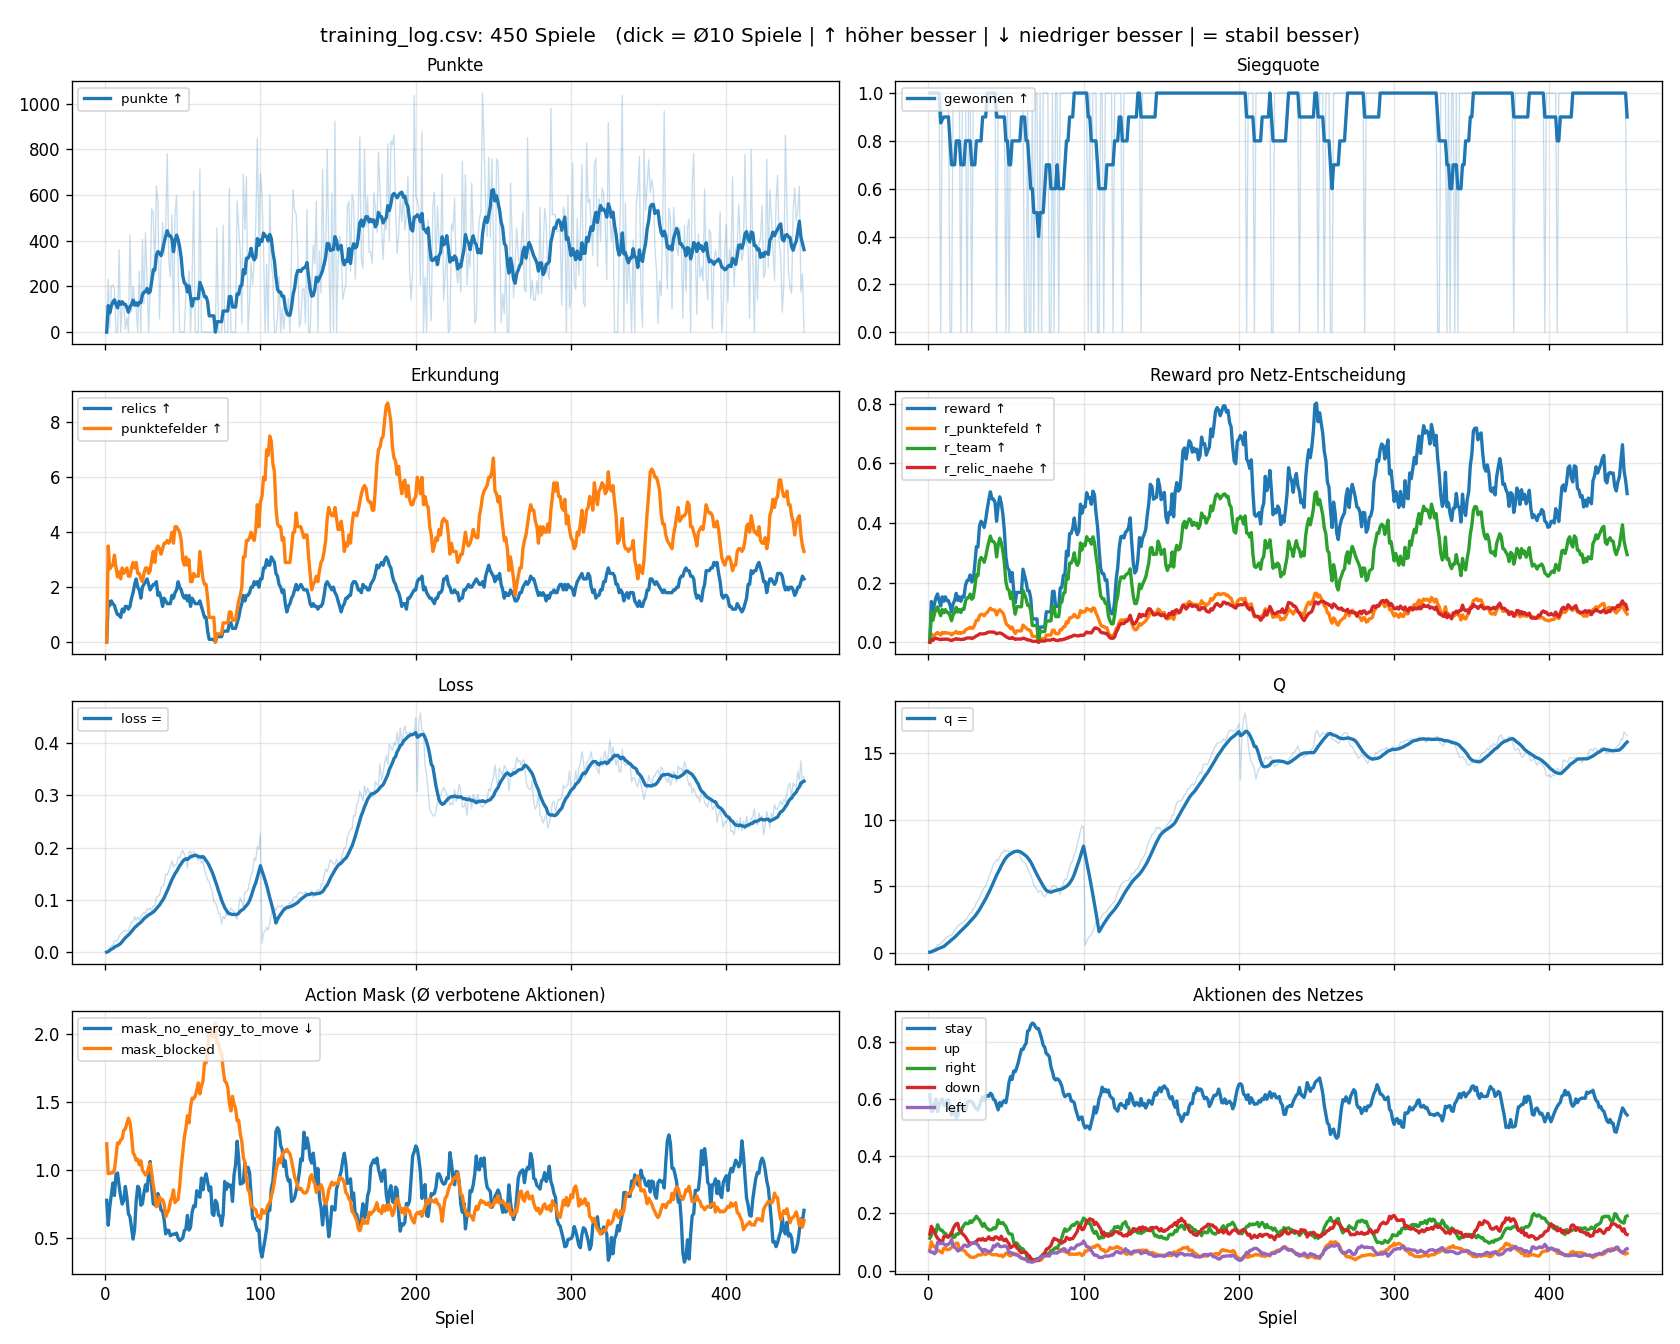

Write Python code to recreate this figure.
"""
TrainingLog = Protokoll des Trainings. Nach jedem Spiel (nur bei train=True):
  1. eine Zeile an training_log.csv anhängen   (für Kurven, bleibt über alle Läufe erhalten)
  2. Konsole: Werte dieses Spiels + Schnitt der letzten WINDOW Spiele mit Trend zum Schnitt davor
  3. plot(): Entwicklung über alle Spiele als Grafik (Abschnitte wie in der Konsole, PNG neben der CSV)
     .venv/bin/python agents/team_eric_v2/training_log.py [pfad/zur.csv]

Neue Kennzahl: in Agent._log_game() eintragen und in _print() im passenden Abschnitt anzeigen.
Soll sie einen Trend bekommen -> Anzeigename in TREND, dann self._trends(history, "<kennzahl>").
Regeln (safety_*, mask_*) und Reward-Terme (r_*) erscheinen automatisch, ohne Änderung hier.
Ziel jeder Kennzahl (↑ / ↓ / =) steht in GOAL; danach bewertet der Trend "besser", "schlechter", "stabil".
Ändern sich die Kennzahlen, wird die alte CSV umbenannt und eine neue begonnen.
"""
import csv
import os
from datetime import datetime

import numpy as np

ACTION_NAMES = ["stay", "up", "right", "down", "left"]   # Index = Lux-Aktion
WINDOW = 10                                               # Spiele pro gleitendem Schnitt
TREND = {                                                 # Kennzahl -> Name in der Konsole
    "gewonnen": "Siegquote",
    "punkte": "Punkte",
    "reward": "Reward",
    "loss": "Loss",
    "q": "Q",
}
# Was ist gut? "↑" höher besser, "↓" niedriger besser, "=" langfristig stabil besser, fehlt = nur Info
GOAL = {
    "siege": "↑", "gewonnen": "↑", "punkte": "↑", "relics": "↑", "punktefelder": "↑", "reward": "↑",
    "loss": "=",                       # darf schwanken, aber nicht dauerhaft wachsen
    "q": "=",                          # steigt beim Lernen, danach stabil; dauerhaft wachsend = explodiert
    "mask_blocked": "",                # hängt vor allem von der Karte ab
}
GOAL_PREFIX = {"r_": "↑", "mask_": "↓"}   # Standard für automatisch erkannte Spalten
LEGEND = "↑ höher besser | ↓ niedriger besser | = stabil besser"
STABLE = 0.1                              # Änderung bis 10 % gilt bei "=" als stabil
PANELS = [                                # plot(): Titel -> Spalten ("präfix*" = alle passenden Spalten)
    ("Punkte", ["punkte"]),
    ("Siegquote", ["gewonnen"]),
    ("Erkundung", ["relics", "punktefelder"]),
    ("Reward pro Netz-Entscheidung", ["reward", "r_*"]),
    ("Loss", ["loss"]),
    ("Q", ["q"]),
    ("Action Mask (Ø verbotene Aktionen)", ["mask_*"]),
    ("Safety Rules (Anteil Entscheidungen)", ["safety_*"]),
    ("Aktionen des Netzes", ACTION_NAMES),
]


def goal(key):
    """Zielrichtung einer Kennzahl: '↑', '↓', '=' oder '' (nur Info)."""
    if key in GOAL:
        return GOAL[key]
    return next((g for prefix, g in GOAL_PREFIX.items() if key.startswith(prefix)), "")


class TrainingLog:
    def __init__(self, path):
        self.path = path

    def add(self, row):
        """Ein Spiel eintragen und den Fortschritt ausgeben."""
        history = self._read()
        row = {"spiel": len(history) + 1, **row}
        row = {k: v if isinstance(v, int) else round(float(v), 4) for k, v in row.items()}
        if history and list(history[0]) != list(row):   # Kennzahlen geändert -> neue Datei
            os.replace(self.path, self.path.replace(".csv", f"_{datetime.now():%Y%m%d_%H%M%S}.csv"))
            history, row["spiel"] = [], 1
        self._append(row, header=not history)
        self._print(row, history + [row])

    def plot(self, save=True, show=True):
        """Entwicklung über alle Spiele der CSV. Dünn = einzelne Spiele, dick = Schnitt über WINDOW Spiele.
        Panels ohne passende Spalten (z.B. noch keine Safety-Regel) werden weggelassen."""
        import matplotlib.pyplot as plt   # erst hier: der Agent selbst braucht matplotlib nicht

        history = self._read()
        if not history:
            print(f"Keine Daten in {self.path}")
            return
        columns, games = list(history[0]), [h["spiel"] for h in history]
        panels = [(title, [c for p in patterns for c in columns
                           if c == p or (p.endswith("*") and c.startswith(p[:-1]))])
                  for title, patterns in PANELS]
        panels = [(title, cols) for title, cols in panels if cols]

        rows = -(-len(panels) // 2)
        fig, axes = plt.subplots(rows, 2, figsize=(14, 2.8 * rows), sharex=True, squeeze=False)
        for ax, (title, cols) in zip(axes.flat, panels):
            for c in cols:
                values = np.array([h[c] for h in history])
                line, = ax.plot(games, self._rolling(values), linewidth=2, label=f"{c} {goal(c)}".strip())
                if len(cols) == 1:                                     # bei einer Linie auch Einzelspiele zeigen
                    ax.plot(games, values, color=line.get_color(), alpha=0.25, linewidth=0.8)
            ax.set_title(title, fontsize=10)
            ax.grid(alpha=0.3)
            ax.legend(fontsize=8, loc="upper left")
        for ax in axes.flat[len(panels):]:
            ax.axis("off")
        for ax in axes[-1]:
            ax.set_xlabel("Spiel")
        fig.suptitle(f"{os.path.basename(self.path)}: {len(history)} Spiele   (dick = Ø{WINDOW} Spiele | {LEGEND})")
        fig.tight_layout()
        if save:
            png = os.path.splitext(self.path)[0] + ".png"
            fig.savefig(png, dpi=120)
            print(f"Plot gespeichert: {png}")
        if show:
            plt.show()

    # ------------------------------------------------------------------
    # Intern
    # ------------------------------------------------------------------
    def _read(self):
        if not os.path.isfile(self.path):
            return []
        with open(self.path, newline="") as f:
            return [{k: float(v) for k, v in r.items()} for r in csv.DictReader(f)]

    def _append(self, row, header):
        with open(self.path, "a", newline="") as f:
            writer = csv.DictWriter(f, fieldnames=row)
            if header:
                writer.writeheader()
            writer.writerow(row)

    @staticmethod
    def _rolling(values):
        """Gleitender Schnitt über die letzten WINDOW Spiele (am Anfang über entsprechend weniger)."""
        cs = np.concatenate([[0.0], np.cumsum(values)])
        end = np.arange(1, len(values) + 1)
        start = np.maximum(end - WINDOW, 0)
        return (cs[end] - cs[start]) / (end - start)

    def _trend(self, history, key):
        """Schnitt der letzten WINDOW Spiele, ab 2*WINDOW Spielen mit Änderung zum Schnitt davor."""
        values = [h[key] for h in history]
        now = np.mean(values[-WINDOW:])
        if len(values) < 2 * WINDOW:
            return f"{now:.2f}"
        before = np.mean(values[-2 * WINDOW:-WINDOW])
        change = now - before
        verdict = self._verdict(goal(key), change, before)
        return f"{now:.2f} ({change:+.2f}{' ' + verdict if verdict else ''})"

    @staticmethod
    def _verdict(g, change, before):
        """Bewertet eine Änderung nach dem Ziel g der Kennzahl."""
        if g == "=":
            if abs(change) <= STABLE * abs(before):
                return "stabil"
            return "steigt" if change > 0 else "sinkt"
        if g in ("↑", "↓"):
            if change == 0:
                return "gleich"
            return "besser" if (change > 0) == (g == "↑") else "schlechter"
        return ""

    def _print(self, row, history):
        """Ein Block pro Spiel: Ergebnis, Safety Rules, Action Mask, Brain, Reward.
        Regeln und Reward-Terme erscheinen automatisch über ihre Spalten-Präfixe safety_, mask_, r_."""
        safety, mask, terms = self._group(row, "safety_"), self._group(row, "mask_"), self._group(row, "r_")
        total = row["reward"]

        print(f"\n{'#' * 30} Spiel {row['spiel']} {'#' * 30}   {LEGEND}")
        self._section("ERGEBNIS",
                      f"Matches{goal('siege')} {row['siege']}:{row['niederlagen']}"
                      f" ({'Sieg' if row['gewonnen'] else 'Niederlage'})"
                      f" | Punkte{goal('punkte')} {row['punkte']} | Relics gefunden{goal('relics')} {row['relics']}"
                      f" | Punktefelder erkannt{goal('punktefelder')} {row['punktefelder']}")
        self._section("SAFETY RULES",
                      f"Regeln {row['regel']:.0%} | Netz {1 - row['regel']:.0%}   (Anteil aller Entscheidungen)",
                      self._join(safety, "{:.0%}", "safety_") or "keine Regel eingetragen")
        self._section("ACTION MASK",
                      self._join(mask, "{:.2f}", "mask_") + "   (Ø verbotene Aktionen pro Netz-Entscheidung)"
                      if mask else "keine Regel eingetragen")
        self._section("BRAIN",
                      f"Loss{goal('loss')} {row['loss']:.3f} | Q{goal('q')} {row['q']:.2f} | Epsilon {row['epsilon']}",
                      "Aktionen " + self._join({a: row[a] for a in ACTION_NAMES}, "{:.0%}"),
                      self._trends(history, "loss", "q"))
        self._section("REWARD",
                      f"Ø{goal('reward')} {total:.3f} pro Netz-Entscheidung = "
                      + " + ".join(f"{k}{goal('r_' + k)} {v:.3f}" + (f" ({v / total:.0%})" if total >= 0.001 else "")
                                   for k, v in terms.items()),
                      self._trends(history, "reward"))

    def _trends(self, history, *keys):
        """'Ø10: Loss= 0.20 (-0.01 stabil) | ...' für die genannten Kennzahlen aus TREND."""
        return f"Ø{len(history[-WINDOW:])}: " + " | ".join(
            f"{TREND[k]}{goal(k)} {self._trend(history, k)}" for k in keys)

    @staticmethod
    def _group(row, prefix):
        """Alle Spalten mit diesem Präfix, Präfix abgeschnitten: {'blocked': 1.06, ...}"""
        return {k[len(prefix):]: v for k, v in row.items() if k.startswith(prefix)}

    @staticmethod
    def _join(values, fmt, prefix=""):
        """'blocked 1.06 | no_energy_to_move↓ 0.44'; prefix + Name ergibt die Spalte für goal()."""
        return " | ".join(f"{k}{goal(prefix + k)} {fmt.format(v)}" for k, v in values.items())

    @staticmethod
    def _section(title, *lines):
        """Titel in der ersten Zeile links, weitere Zeilen bündig darunter."""
        for i, line in enumerate(lines):
            print(f"{title if i == 0 else '':<14}{line}")


if __name__ == "__main__":
    # Entwicklung plotten (Standard: training_log.csv neben dieser Datei):
    #   .venv/bin/python agents/team_eric_v2/training_log.py [pfad/zur.csv]
    import sys

    TrainingLog(sys.argv[1] if len(sys.argv) > 1 else os.path.join(os.path.dirname(__file__), "training_log.csv")).plot()
